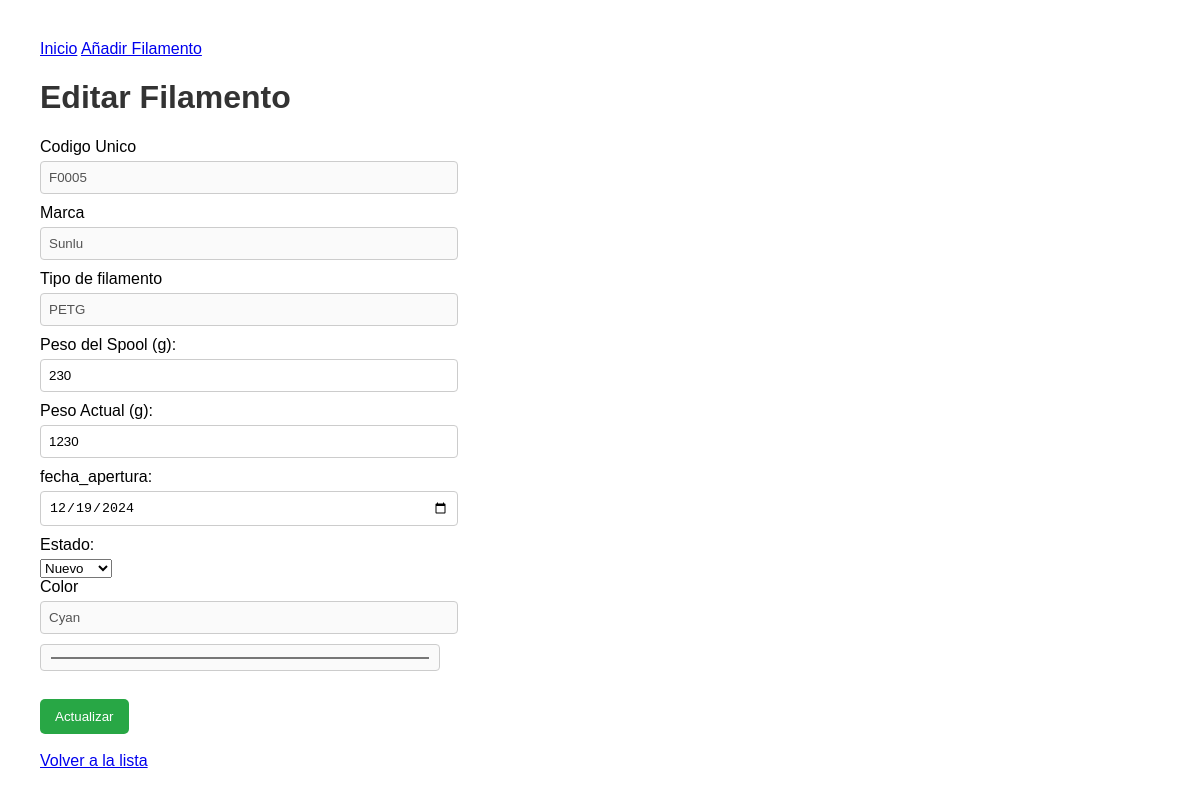
Screenshot of /edit/5 with the database file from the repository.
### app.py (models this page shows)
class Filamento(db.Model):
    __tablename__ = 'filamentos'
    id = db.Column(db.Integer, primary_key=True)
    marca_id = db.Column(db.Integer, db.ForeignKey('marcas.id'), nullable=False)
    tipo_id = db.Column(db.Integer, db.ForeignKey('tipos.id'), nullable=False)
    color_id = db.Column(db.Integer, db.ForeignKey('colores.id'), nullable=False)
    codigo_unico = db.Column(db.String(20), unique=True, nullable=False)
    marca = db.relationship('Marca', backref='filamentos')
    tipo = db.relationship('Tipo', backref='filamentos')
    color = db.relationship('Color', backref='filamentos')
    peso_spool = db.Column(db.Integer)
    peso_actual = db.Column(db.Integer)
    fecha_apertura = db.Column(db.Date, default=date.today, nullable=False)
    estado = db.Column(Enum('Nuevo', 'En uso', 'Agotado', name='estado_enum'), default='Nuevo', nullable=False)

class Marca(db.Model):
    __tablename__ = 'marcas'
    id = db.Column(db.Integer, primary_key=True)
    nombre = db.Column(db.String(50), unique=True, nullable=False)

class Tipo(db.Model):
    __tablename__ = 'tipos'
    id = db.Column(db.Integer, primary_key=True)
    nombre = db.Column(db.String(50), unique=True, nullable=False)

class Color(db.Model):
    __tablename__ = 'colores'
    id = db.Column(db.Integer, primary_key=True)
    nombre = db.Column(db.String(100), unique=True, nullable=False)  # Nombre del color
    hex_color = db.Column(db.String(7), unique=True, nullable=False)  # Valor hexadecimal (ej. #FF5733)

### app.py (the view, shortened to what this page needs)
@app.route('/edit/<int:id>', methods=['GET', 'POST'])
def edit_filamento(id):
    filamento = db.session.get(Filamento, id)
    marcas = Marca.query.all()
    tipos = Tipo.query.all()
    colores = Color.query.all()
    if not filamento:
        return redirect(url_for('index'))
    return render_template('edit.html', filamento=filamento, marcas=marcas, tipos=tipos, colores=colores)

### templates/edit.html (shortened to what this page needs)
{% extends 'base.html' %}
{% block content %}
<h1>Editar Filamento</h1>
<form method="POST">
    <label>Codigo Unico</label>
    <input type="text" name="codigo_unico" value="{{ filamento.codigo_unico }}" disabled>
    <label>Marca</label>
    <input type="text" name="marca" value="{{ filamento.marca.nombre }}" disabled>
    <label>Tipo de filamento</label>
    <input type="text" name="tipo" value="{{ filamento.tipo.nombre }}" disabled>
    <label>Peso del Spool (g):</label>
    <input type="number" name="peso_spool" step="1" value="{{filamento.peso_spool}}" required>
    <label>Peso Actual (g):</label>
    <input type="number" name="peso_actual" step="1" value="{{filamento.peso_actual}}" required>
    <label>fecha_apertura:</label>
    <input type="date" name="fecha_apertura" value="{{filamento.fecha_apertura}}">
    <label>Estado:</label>
    <select name="estado" required>
      <option value="Nuevo" {% if filamento.estado == 'Nuevo' %}selected{% endif %}>Nuevo</option>
    </select>
    <label>Color</label>
    <input type="text" name="color_name" value="{{filamento.color.nombre}}" disabled>
    <input type="color" name="color" value="{{filamento.color.hex_color}}" disabled>
    <br>
    <br>
    <button type="submit">Actualizar</button>
    <br>
    <br>
    <a href="/">Volver a la lista</a>
</form>
{% endblock %}

### static/styles.css (style rules this page uses)
body { font-family: Arial, sans-serif; margin: 20px; padding: 20px; }
h1 { color: #333; }
form { max-width: 400px; margin-bottom: 20px; }
form label { display: block; margin-bottom: 5px; }
form input { width: 100%; padding: 8px; margin-bottom: 10px; border: 1px solid #ccc; border-radius: 4px; }
form button { background-color: #28a745; color: white; padding: 10px 15px; border: none; border-radius: 5px; cursor: pointer; }

### rows the page displays
Filamento: codigo_unico "F0005", peso_spool "230", peso_actual "1230", fecha_apertura "12/19/2024", estado "Nuevo"
Marca: marca "Sunlu"
Tipo: tipo "PETG"
Color: color_name "Cyan", color "#4fb9bf"
